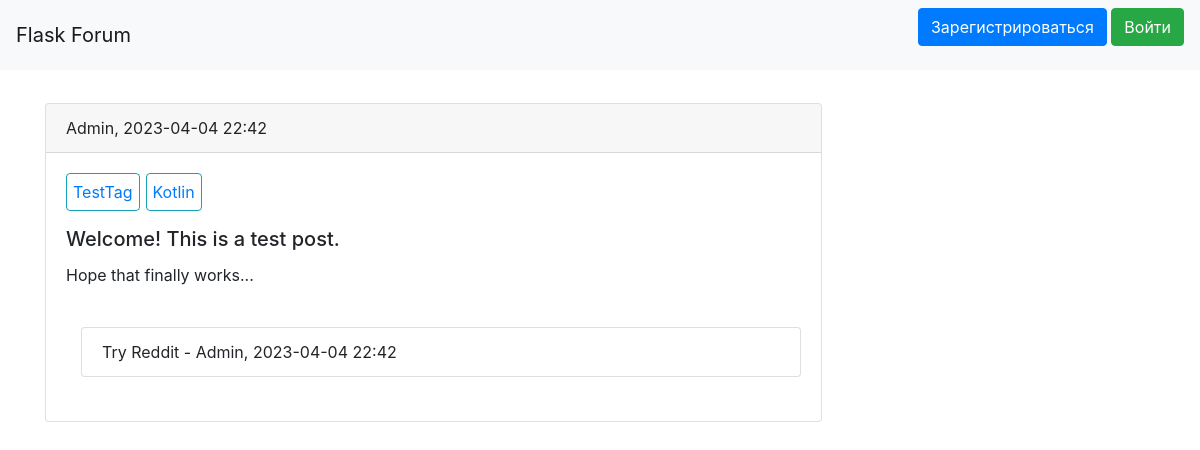
Before: / with the older database file.
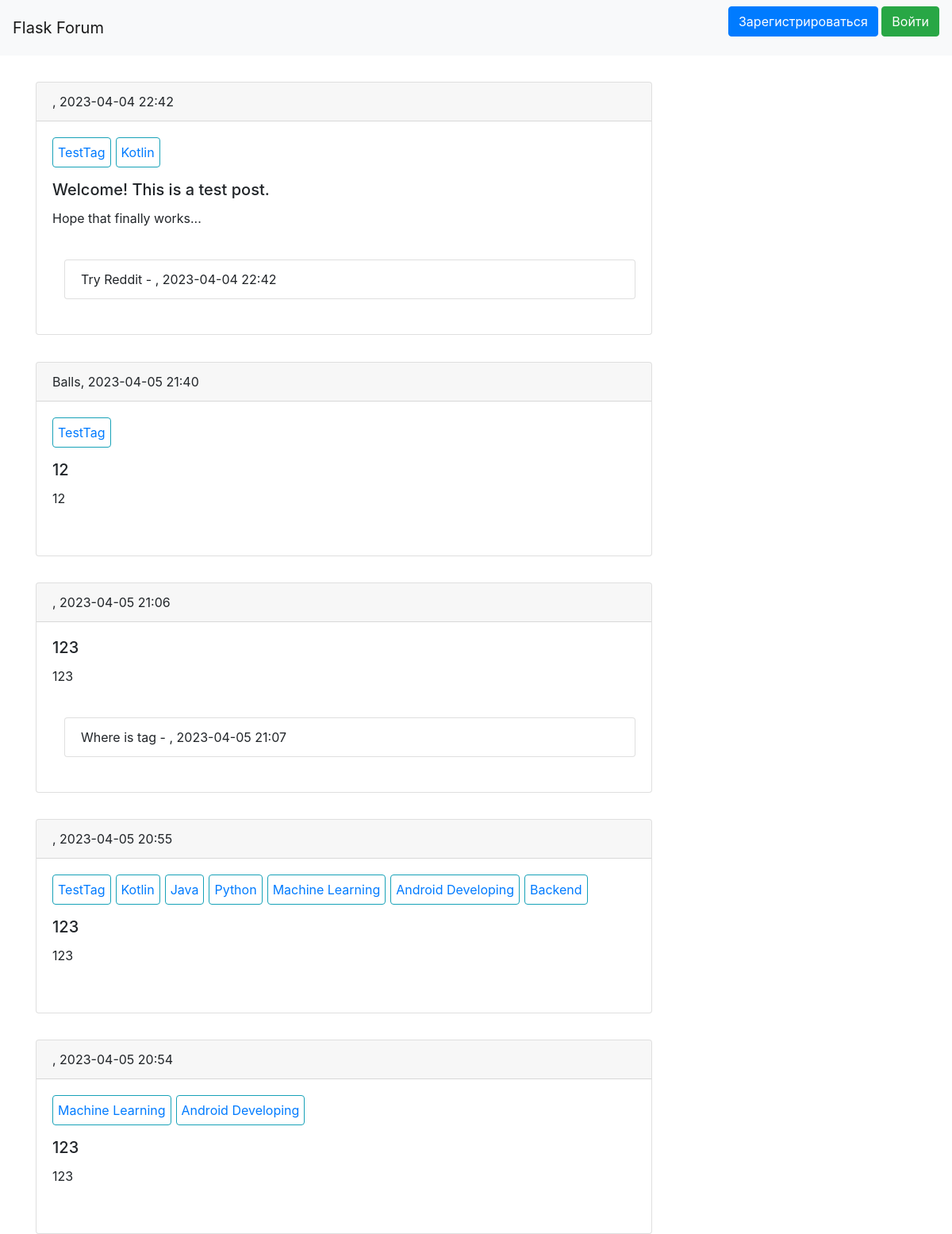
After: the same page with the newer database file.
### data/post.py (models this page shows)
class Post(SqlAlchemyBase, SerializerMixin):
    __tablename__ = 'posts'
    id = sqlalchemy.Column(sqlalchemy.Integer, primary_key=True, autoincrement=True)
    title = sqlalchemy.Column(sqlalchemy.String, nullable=True)
    content = sqlalchemy.Column(sqlalchemy.String, nullable=True)
    created_date = sqlalchemy.Column(sqlalchemy.DateTime, default=datetime.datetime.now)
    completed = sqlalchemy.Column(sqlalchemy.Boolean, default=False)
    user_id = sqlalchemy.Column(sqlalchemy.Integer, sqlalchemy.ForeignKey("users.id"))
    rating = sqlalchemy.Column(sqlalchemy.Integer, default=0)
    done = sqlalchemy.Column(sqlalchemy.Boolean, default=False)
    user = orm.relationship('User')
    tags = orm.relationship('Tag', secondary='posts_with_tags', back_populates='posts')
    thread_messages = orm.relationship("ThreadMessage", back_populates='post')

### data/user.py (models this page shows, shortened)
class User(SqlAlchemyBase, UserMixin, SerializerMixin):
    __tablename__ = 'users'
    id = sqlalchemy.Column(sqlalchemy.Integer, primary_key=True, autoincrement=True)
    name = sqlalchemy.Column(sqlalchemy.String, nullable=True)
    about = sqlalchemy.Column(sqlalchemy.String, nullable=True)
    email = sqlalchemy.Column(sqlalchemy.String, index=True, unique=True, nullable=True)
    hashed_password = sqlalchemy.Column(sqlalchemy.String, nullable=True)
    created_date = sqlalchemy.Column(sqlalchemy.DateTime, default=datetime.datetime.now)
    posts = orm.relationship("Post", back_populates='user')
    thread_messages = orm.relationship("ThreadMessage", back_populates='user')

### data/tag.py (models this page shows)
class Tag(SqlAlchemyBase, SerializerMixin):
    __tablename__ = 'tags'
    id = sqlalchemy.Column(sqlalchemy.Integer, primary_key=True, autoincrement=True)
    name = sqlalchemy.Column(sqlalchemy.String, nullable=True, unique=True)
    posts = orm.relationship("Post", secondary='posts_with_tags', back_populates='tags')

### data/thread_message.py (models this page shows)
class ThreadMessage(SqlAlchemyBase, UserMixin, SerializerMixin):
    __tablename__ = 'thread_messages'
    id = sqlalchemy.Column(sqlalchemy.Integer, primary_key=True, autoincrement=True)
    content = sqlalchemy.Column(sqlalchemy.String, nullable=True)
    created_date = sqlalchemy.Column(sqlalchemy.DateTime, default=datetime.datetime.now)
    user_id = sqlalchemy.Column(sqlalchemy.Integer, sqlalchemy.ForeignKey("users.id"))
    user = orm.relationship('User')
    post_id = sqlalchemy.Column(sqlalchemy.Integer, sqlalchemy.ForeignKey("posts.id"))
    post = orm.relationship('Post')

### main.py (the view)
@app.route("/")
def index():
    session = db_session.create_session()
    posts = session.query(Post).order_by(Post.done, desc(Post.rating), desc(Post.created_date))
    return render_template("index.html", posts=posts, tag=None)

### data/db_session.py (called while the page is built)
def create_session() -> Session:
    global __factory, session
    if not session:
        session = __factory(expire_on_commit=False) if callable(__factory) else None
    return session

### templates/index.html (shortened to what this page needs)
{% extends "base.html" %}
{% block content %}
<div>
    {% for item in posts %}
    <div style="margin-top: 3%;">
        <div class="card {% if item.done %}alert-success {% endif %}" style="width: 70%;">
            <div class="card-header">
                {{item.user.name}}, {{item.created_date.strftime('%Y-%m-%d %H:%M')}}
            </div>
            <div class="card-body">
                <ul class="list-group list-group-horizontal">
                    {% for tag in item.tags %}
                    <li class="card text-white border-info mb-3 text-primary"
                        style="margin-right: 6px; padding: 6px;">
                        <a href="/{{ tag.id }}">{{tag.name}}</a>
                    </li>
                    {% endfor %}
                </ul>
                <h5 class="card-title">{{item.title}}</h5>
                <p class="card-text">{{item.content}}</p>
                {% if item.thread_messages %}
                <br>
                {% endif %}
                <ul class="list-group" style="margin-left: 15px;">
                    {% for message in item.thread_messages %}
                    <li class="list-group-item">
                        {{message.content}} - {{message.user.name}}, {{message.created_date.strftime('%Y-%m-%d %H:%M')}}
                    </li>
                    {% endfor %}
                </ul>
                <br>
            </div>
        </div>
    </div>
</div>
{% endfor %}
{% endblock %}

### templates/base.html (shortened to what this page needs)
<!doctype html>
<html lang="en">
<head>
    <link rel="stylesheet"
          href="https://stackpath.bootstrapcdn.com/bootstrap/4.4.1/css/bootstrap.min.css"
>
</head>
<body>
<header>
    <nav class="navbar navbar-light bg-light">
        <a class="navbar-brand" href="#">Flask Forum</a>
        {% if current_user.is_authenticated %}
        <a class="navbar-brand" href="/logout">Выйти</a>
        {% else %}
        <p>
            <a class="btn btn-primary" href="/register">Зарегистрироваться</a>
            <a class="btn btn-success" href="/login">Войти</a>
        </p>
        {% endif %}
    </nav>
</header>
<main role="main" class="container">
    {% block content %}{% endblock %}
</main>
</body>
</html>

Changed rows visible on the page:
changed Post "Welcome! This is a test post.": user.name "Admin" → (not shown)
changed ThreadMessage "Try Reddit": user.name "Admin" → (not shown)
added Post: user.name "Balls", created_date "2023-04-05 21:40", title "12", content "12", Tag (name "TestTag")
added Post: created_date "2023-04-05 21:06", title "123", content "123"
added ThreadMessage: content "Where is tag", created_date "2023-04-05 21:07", shown under "2023-04-05 21:06"
added Post: created_date "2023-04-05 20:55", title "123", content "123", Tag (name "TestTag"), Tag (name "Kotlin")
now on this page (row unchanged): Tag: name "Java", shown under "2023-04-05 20:55"
now on this page (row unchanged): Tag: name "Python", shown under "2023-04-05 20:55"
now on this page (row unchanged): Tag: name "Machine Learning"
now on this page (row unchanged): Tag: name "Android Developing"
now on this page (row unchanged): Tag: name "Backend", shown under "2023-04-05 20:55"
added Post: created_date "2023-04-05 20:54", title "123", content "123"
